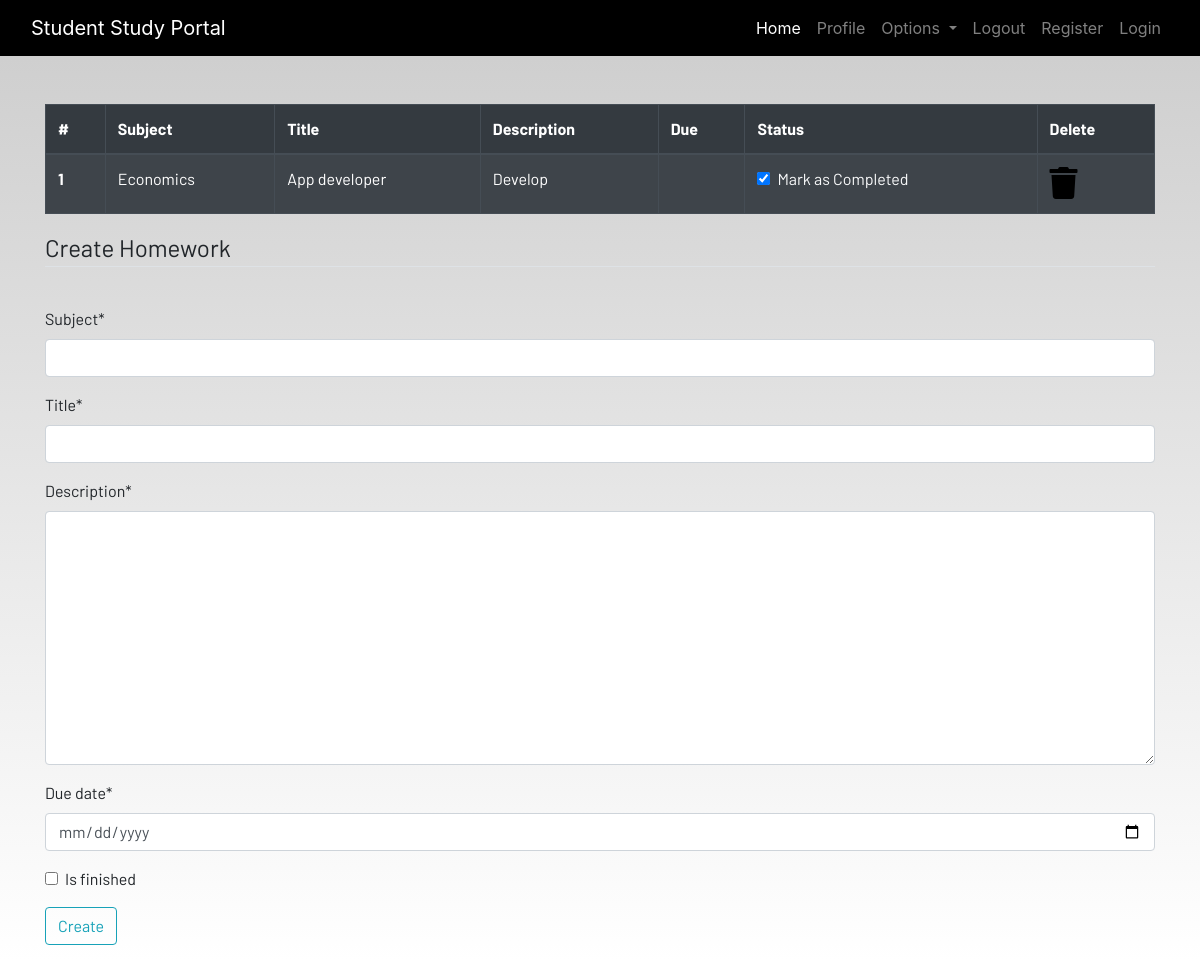
The page /homework (signed in) on the database its author committed.
### dashboard/models.py (models this page shows, shortened)
class Homework(models.Model):
    user = models.ForeignKey(User, on_delete=models.CASCADE)
    subject = models.CharField(max_length=50)
    title = models.CharField(max_length=100)
    description = models.TextField()
    due_date = models.DateTimeField()
    is_finished = models.BooleanField(default=False)

### dashboard/views.py (the view)
# urls.py: path('homework', views.homework, name='homework'),
def homework(request):
    if request.method == 'POST':
        form = HomeworkForm(request.POST)
        if form.is_valid():
            try:
                finish = request.POST['is_finished']
                if finish == 'on':
                    finished = True
                else:
                    finished = False
            except:
                finished = False
            new_homework = Homework(user=request.user, subject=request.POST['subject'], title=request.POST['title'],
                                    description=request.POST['description'], due_date=request.POST['due_date'],
                                    is_finished=finished)
            new_homework.save()
            messages.success(request, f'Homework is created by {request.user.username} successfully!')
    else:
        form = HomeworkForm()
    all_homework = Homework.objects.filter(user=request.user)
    if len(all_homework) == 0:
        done = True
    else:
        done = False
    return render(request, 'dashboard/homework.html', {
        'homeworks': all_homework,
        'done': done,
        'homework_form': form
    })

### dashboard/forms.py
class HomeworkForm(forms.ModelForm):
    class Meta:
        model = Homework
        widgets = {'due_date': DateInput()}
        exclude = ['user']

### dashboard/templates/dashboard/homework.html (shortened to what this page needs)
{% extends 'dashboard/base.html' %}
{% load static %}
{% load crispy_forms_tags %}
{% block content %}
    <div class="container">
        {% if not done %}
            <table class="table table-striped table-bordered table-hover table-dark">
                <thead>
                <tr>
                    <th scope="col">#</th>
                    <th scope="col">Subject</th>
                    <th scope="col">Title</th>
                    <th scope="col">Description</th>
                    <th scope="col">Due</th>
                    <th scope="col">Status</th>
                    <th scope="col">Delete</th>
                </tr>
                </thead>
                <tbody>
                {% for homework in homeworks %}
                    <tr>
                        <th scope="row">{{ forloop.counter }}</th>
                        <td>{{ homework.subject }}</td>
                        <td>{{ homework.title }}</td>
                        <td>{{ homework.description }}</td>
                        <td>{{ homework.due }}</td>
                        <td>
                            <a href="{% url 'update_homework' homework.id %}">
                                <div class="form-check">
                                    {% if homework.is_finished == True %}
                                        <input class="form-check-input" type="checkbox" value="" checked>
                                    {% else %}
                                        <input class="form-check-input" type="checkbox" value="">
                                    {% endif %}
                                    <label class="form-check-label text-light" for="flexCheckDefault">
                                        Mark as Completed
                                    </label>
                                </div>
                            </a>
                        </td>
                        <td><a href="{% url 'delete_homework' homework.id %}"><i class="fa fa-trash fa-2x"></i></a></td>
                    </tr>
                {% endfor %}
                </tbody>
            </table>
        {% else %}
            <h4>All homeworks are completed!! Create to have more!!</h4>
        {% endif %}
    </div>
    <div class=" container">
        <form method="POST" action="{% url 'homework' %}">
            <fieldset class="form-group">
                <legend class="border-bottom mb-4">Create Homework</legend>
            </fieldset>
            {{ homework_form|crispy }}
            <div class="form-group">
                    <button class="btn btn-outline-info" type="submit">
                        Create
                    </button>
            </div>
        </form>
    </div>
{% endblock content %}

### static/css/main.css (style rules this page uses)
html { scroll-behavior: smooth; height: 100%; width: 100%; }
a { text-decoration: none !important; color: black; }
html, body { max-width: 100%; overflow-x: hidden; height: 100%; width: 100%; }
body { background: linear-gradient(rgba(0, 0, 0, 0.2), rgba(255, 255, 255, 0.5)); overflow-x: hidden; background-repeat: no-repeat; }
.fa { color: black; }

### rows shown on the page
Homework: subject "Economics", title "App developer", description "Develop"
